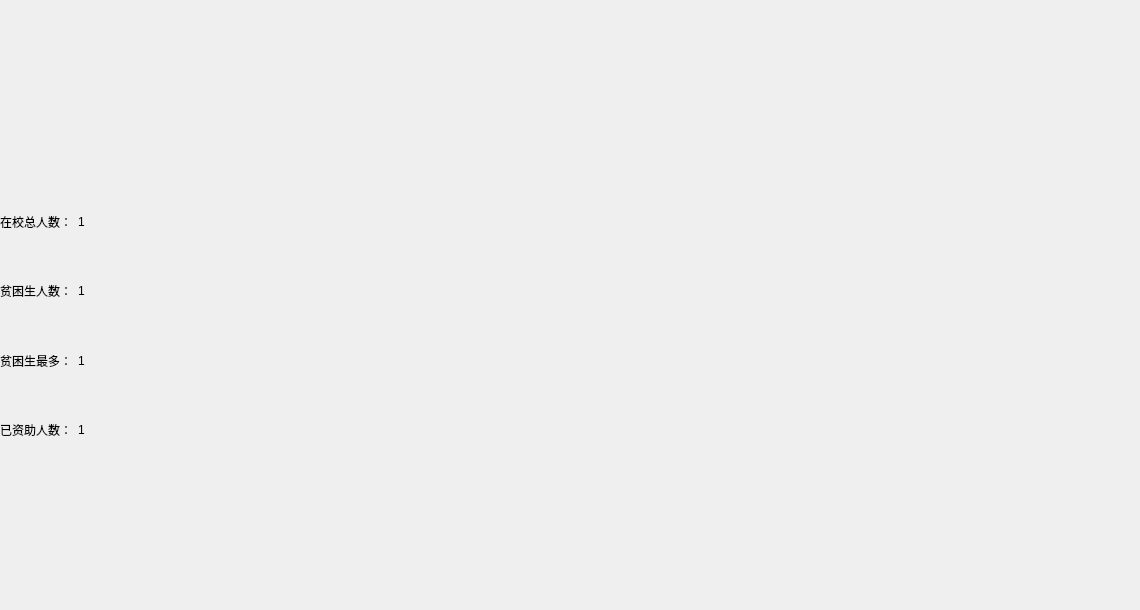
            <widget class="QWidget" name="tab_21">
             <attribute name="title">
              <string>院级情况</string>
             </attribute>
             <widget class="QWidget" name="layoutWidget_2">
              <property name="geometry">
               <rect>
                <x>0</x>
                <y>190</y>
                <width>141</width>
                <height>271</height>
               </rect>
              </property>
              <layout class="QVBoxLayout" name="verticalLayout_28">
               <item>
                <layout class="QHBoxLayout" name="horizontalLayout_54">
                 <item>
                  <widget class="QLabel" name="label_26">
                   <property name="text">
                    <string>在校总人数：</string>
                   </property>
                  </widget>
                 </item>
                 <item>
                  <widget class="QLabel" name="tu_label_1_1">
                   <property name="text">
                    <string>1</string>
                   </property>
                  </widget>
                 </item>
                </layout>
               </item>
               <item>
                <layout class="QHBoxLayout" name="horizontalLayout_59">
                 <item>
                  <widget class="QLabel" name="label_28">
                   <property name="text">
                    <string>贫困生人数：</string>
                   </property>
                  </widget>
                 </item>
                 <item>
                  <widget class="QLabel" name="tu_label_2_1">
                   <property name="text">
                    <string>1</string>
                   </property>
                  </widget>
                 </item>
                </layout>
               </item>
               <item>
                <layout class="QHBoxLayout" name="horizontalLayout_60">
                 <item>
                  <widget class="QLabel" name="label_29">
                   <property name="text">
                    <string>贫困生最多：</string>
                   </property>
                  </widget>
                 </item>
                 <item>
                  <widget class="QLabel" name="tu_label_3_1">
                   <property name="text">
                    <string>1</string>
                   </property>
                  </widget>
                 </item>
                </layout>
               </item>
               <item>
                <layout class="QHBoxLayout" name="horizontalLayout_61">
                 <item>
                  <widget class="QLabel" name="label_30">
                   <property name="text">
                    <string>已资助人数：</string>
                   </property>
                  </widget>
                 </item>
                 <item>
                  <widget class="QLabel" name="tu_label_4_1">
                   <property name="text">
                    <string>1</string>
                   </property>
                  </widget>
                 </item>
                </layout>
               </item>
              </layout>
             </widget>
             <widget class="QWidget" name="layoutWidget_3">
              <property name="geometry">
               <rect>
                <x>190</x>
                <y>340</y>
                <width>941</width>
                <height>261</height>
               </rect>
              </property>
              <layout class="QVBoxLayout" name="tu1_1"/>
             </widget>
             <widget class="QWidget" name="layoutWidget_4">
              <property name="geometry">
               <rect>
                <x>190</x>
                <y>50</y>
                <width>941</width>
                <height>251</height>
               </rect>
              </property>
              <layout class="QHBoxLayout" name="horizontalLayout_27">
               <item>
                <layout class="QVBoxLayout" name="tu2_1"/>
               </item>
               <item>
                <layout class="QVBoxLayout" name="tu3_1"/>
               </item>
               <item>
                <layout class="QVBoxLayout" name="tu4_1"/>
               </item>
               <item>
                <layout class="QVBoxLayout" name="tu5_1"/>
               </item>
              </layout>
             </widget>
            </widget>
